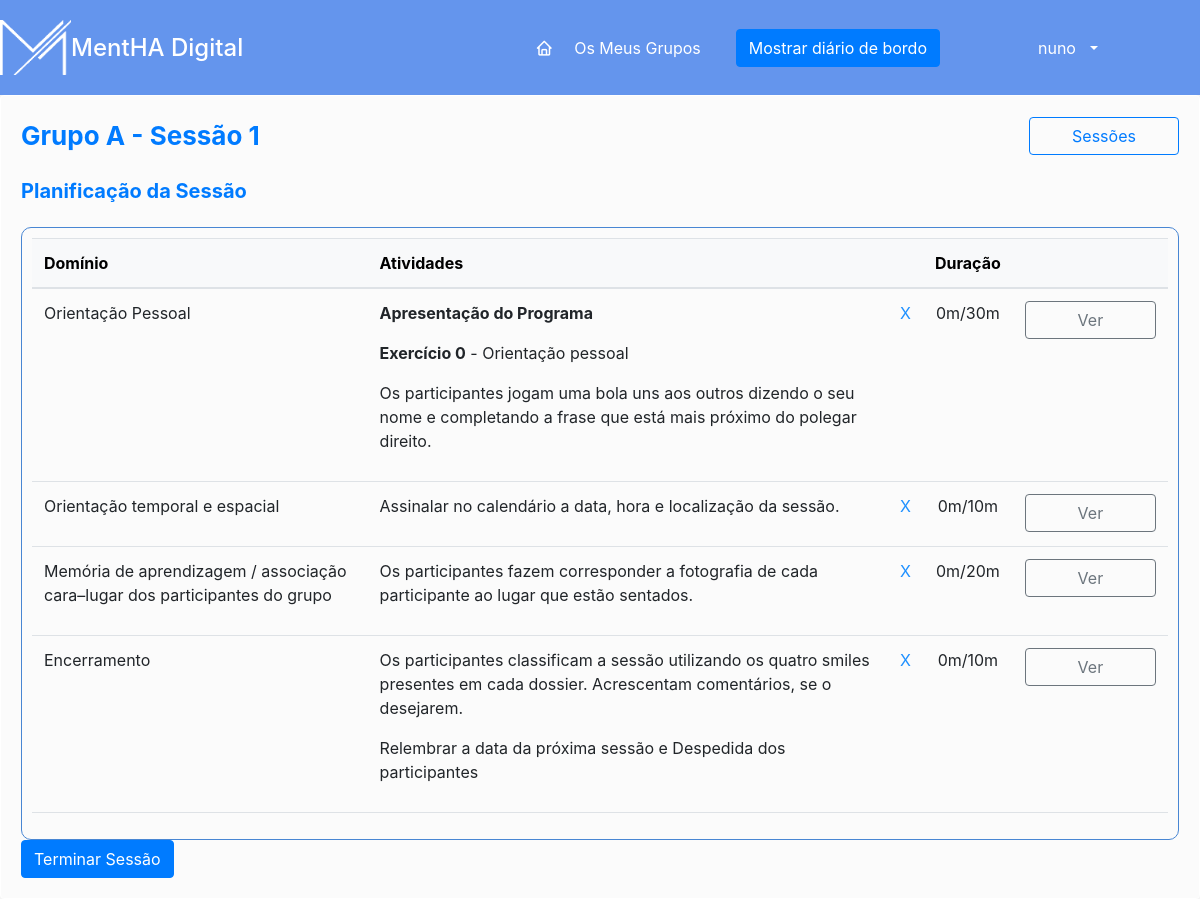
/diario/sessao/98/52 (signed in), run on the app's committed database.
### diario/models.py (models this page shows, shortened)
class SessaoDoGrupo(models.Model):
    PRESENT = 'P'
    ONLINE = 'O'
    MISTO = 'M'
    REGIME = [
        (PRESENT, "Presencial"),
        (ONLINE, "Online"),
        (MISTO, "Misto")
    ]
    PORREALIZAR = 'PR'
    REALIZADO = 'R'
    ESTADO = [
        (PORREALIZAR, "Por realizar"),
        (REALIZADO, "Realizado"),
    ]
    grupo = models.ForeignKey(Grupo, on_delete=models.CASCADE, blank=True)
    regime = models.CharField(max_length=20, choices=REGIME, null=True, blank=True, default=PRESENT)
    estado = models.CharField(max_length=20, choices=ESTADO, null=True, blank=True, default=PORREALIZAR)
    data = models.DateTimeField(null=True)
    inicio = models.DateTimeField(null=True, blank=True)
    fim = models.DateTimeField(null=True, blank=True)
    concluido = models.BooleanField(default=False)
    sessao = models.ForeignKey(Sessao, on_delete=models.CASCADE, blank=True, null=True, related_name='sessoes')
    parte_ativa = models.ForeignKey(Parte_Exercicio, models.CASCADE, blank=True, null=True, related_name='sessoes')

class Grupo(models.Model):
    opEscolaridade = (
        ("0-4", "0-4"),
        ("5-9", "5-9"),
        ("10-12", "10-12"),
        ("12+", "12+")
    )
    opPrograma = (
        ("CARE", "CARE"),
        ("COG", "COG"),
    )
    nome = models.CharField(max_length=20)
    diagnostico = models.ForeignKey(Doenca, on_delete=models.CASCADE, null=True, blank=True)
    localizacao = models.CharField(max_length=20, default="", null=True, blank=True)
    escolaridade = models.CharField(max_length=20, choices=opEscolaridade, default="", blank=True, null=True)
    referenciacao = models.ForeignKey(Reference, on_delete=models.CASCADE, null=True, blank=True)
    nivelGDS = models.IntegerField(default=0)
    programa = models.CharField(max_length=20, choices=opPrograma, default="CARE", blank=True, null=True)
    def __str__(self):
        return f'{self.nome}'

class Sessao(models.Model):
    PRESENT = 'P'
    ONLINE = 'O'
    MISTO = 'M'
    REGIME = [
        (PRESENT, "Presencial"),
        (ONLINE, "Online"),
        (MISTO, "Misto")
    ]
    PORREALIZAR = 'PR'
    REALIZADO = 'R'
    ESTADO = [
        (PORREALIZAR, "Por realizar"),
        (REALIZADO, "Realizado"),
    ]
    opPrograma = (
        ("CARE", "CARE"),
        ("COG", "COG"),
    )
    nome = models.CharField(max_length=100, blank = True)
    numeroSessao = models.IntegerField(null=True, blank=True)
    tema = models.TextField(max_length=1000, null=True, blank=True)
    dinamizadores = models.CharField(max_length=1000, null=True, blank=True)
    componentes = models.CharField(max_length=1000, null=True, blank=True)
    instrumentoAvaliacao = models.TextField(max_length=1000, null=True, blank=True)
    programa = models.CharField(max_length=20, choices=opPrograma, default="CARE", blank=True, null=True)

class ParteGrupo(models.Model):
    sessaoGrupo = models.ForeignKey(SessaoDoGrupo, on_delete=models.CASCADE, blank=True, related_name='parteGrupos')
    parte = models.ForeignKey(Parte, on_delete=models.CASCADE, default = None, blank=True, null=True, related_name='partesGrupos')
    exercicio = models.ForeignKey(Exercicio, on_delete=models.CASCADE, default = None, blank=True, null = True, related_name='partesGrupos')
    inicio = models.DateTimeField(null=True, blank=True)
    fim = models.DateTimeField(null=True, blank=True)
    concluido = models.BooleanField(default=False)
    @property
    def duracao(self):
        if self.fim != None and self.inicio != None:
            return (self.fim - self.inicio).seconds
        elif self.fim == None and self.inicio != None:
            return (datetime.utcnow() - self.inicio).seconds
        else:
            return '-'
    @property
    def duracao_em_horas_minutos(self):
        if self.fim != None and self.inicio != None:
            seconds =  (self.fim - self.inicio).seconds
        elif self.fim == None and self.inicio != None:
            seconds = (datetime.utcnow() - self.inicio).seconds
        else:
            seconds =  0
        h = math.floor(seconds / 3600)
        m = math.floor(seconds % 3600 / 60)
        s = math.floor(seconds % 3600 % 60)
        hDisplay = ""
        if h > 0:
            hDisplay = str(h) + "h"
        mDisplay = "0m"
        if m > 0:
            mDisplay = str(m) + "m"
        return hDisplay + mDisplay

class Exercicio(models.Model):
    sessao = models.ManyToManyField(Sessao, default = None ,blank = True, related_name='exercicios')
    dominio = models.CharField(max_length=100, default = '')
    numero = models.IntegerField(default=0)
    duracao = models.CharField(max_length=10, null=True, blank=True)
    descricao = models.TextField(max_length=1000, null=True, blank=True)
    material = models.TextField(max_length=1000, null=True, blank=True)
    instrucao = models.TextField(max_length=2000, null=True, blank=True)
    instrucao_participante = models.TextField(max_length=2000, null=True, blank=True)
    partes_do_exercicio = models.ManyToManyField(Parte_Exercicio, blank = True, related_name='exercicios')

### diario/decorators.py (the view)
        def wrapper(request, *args, **kwargs):
            if request.user.groups.filter(name__in=groups).exists() or 'Todos' in groups:
                return function(request, *args, **kwargs)
            else:
                raise Http404

### diario/templates/diario/sessao.html (shortened to what this page needs)
{% extends 'diario/base.html' %}
{% load markdownify %}
{% load static %}
{% block head %}
    <link href="{% static 'diario/diario_de_bordo.css' %}" rel="stylesheet">
{% endblock %}
{% block menu %}
    <button onclick="mostraDiarioBordo()" class="btn btn-primary">
        Mostrar diário de bordo
    </button>
{% endblock %}
{% block main %}
{% load markdownify %}
<div class="card esquerda" style="width:100%; border-color:white;">
    <div class="card-body">
        <div id="exercicio" data-estado="{{estado}}">
            <div class="titulo">
                <p class="text-primary m-0 fw-bold">
                    {{sessaoGrupo.grupo}} - Sessão {{ sessaoGrupo.sessao.numeroSessao}}{% if sessaoGrupo.grupo.programa == "CARE"%}: {{ sessaoGrupo.sessao.nome }}{% endif %}
                </p>
                <div>
                    <form action="{% url 'diario:group_sessions' sessaoGrupo.grupo.id %}">
                        <button type="submit" class="btn btn-outline-primary" style="width: 150px">
                            Sessões
                        </button>
                    </form>
                </div>
            </div>
            <br>
            <h5 class="text-primary m-0 fw-bold">
                Planificação da Sessão </h5>
            <br>
            <div style=" border: 1px solid #4886d3; padding:10px;border-radius:10px; ">
                <table class="table table-hover ee">
                    <thead class="table-light">
                    <tr>
                        {% if sessaoGrupo.grupo.programa ==  'CARE' %}
                            <th scope="col">Fase</th>
                            <th scope="col">Objetivo</th>
                        {% elif sessaoGrupo.grupo.programa ==  'COG'%}
                            <th scope="col">Domínio</th>
                            <th scope="col">Atividades</th>
                        {% endif %}
                        <th></th>
                        <th scope="col">Duração</th>
                        <th scope="col"></th>
                    </tr>
                    </thead>
                    <tbody class="table-group-divider">
                    {% for parte_do_grupo in partesGrupo %}
                    <tr>
                        {% if sessaoGrupo.grupo.programa == "CARE" %}
                            <td>
                                {% if parte_do_grupo.parte.fase == 'I' %}
                                Inicial
                                {% endif %}
                                {% if parte_do_grupo.parte.fase == 'D' %}
                                Desenvolvimento
                                {% endif %}
                                {% if parte_do_grupo.parte.fase == 'F' %}
                                Final
                                {% endif %}
                            </td>
                            <td>
                                {{ parte_do_grupo.parte.objetivo }}
                            </td>
                        {% elif sessaoGrupo.grupo.programa == "COG" %}
                        <td>
                            {{ parte_do_grupo.exercicio.dominio }}
                        </td>
                        <td>
                            {{ parte_do_grupo.exercicio.descricao | markdownify}}
                        </td>
                        {% endif %}
                        <td style="color:dodgerblue">
                            {% if parte_do_grupo.concluido == True %}
                            ✔
                            {% else %}
                            X
                            {% endif %}
                        </td>
                        <td style="text-align:center">
                            {% if parte_do_grupo.duracao != None %}
                                {% if sessaoGrupo.grupo.programa == "CARE" %}
                                    {{ parte_do_grupo.duracao_em_horas_minutos }}/{{ parte_do_grupo.parte.duracao }}m
                                {% elif sessaoGrupo.grupo.programa == "COG"%}
                                {{ parte_do_grupo.duracao_em_horas_minutos }}/{{ parte_do_grupo.exercicio.duracao }}m
                                {% endif %}
                            {% endif %}
                        </td>
                        <td>
                            {% if parte_do_grupo.inicio == None and pode_iniciar %}
                                {% if parte_do_grupo.parte.id == proxima_parte or parte_do_grupo.exercicio.id == proxima_parte %}
                                    <button type="button" class="btn btn-outline-primary iniciar btn-sessao"
                                        {% if sessaoGrupo.grupo.programa == "CARE" %}
                                            data-parte="{{parte_do_grupo.parte.id}}/{{sessaoGrupo.id}}/iniciar/{{proxima_parte}}">
                                        {% elif sessaoGrupo.grupo.programa == "COG"%}
                                            data-parte="{{parte_do_grupo.exercicio.id}}/{{sessaoGrupo.id}}/iniciar/{{proxima_parte}}">
                                        {% endif %}
                                        Iniciar
                                    </button>
                                {% endif %}
                            {% else %}
                            <button type="button" class="btn btn-outline-secondary ver btn-sessao"
                                {% if sessaoGrupo.grupo.programa == "CARE" %}
                                    data-parte="{{parte_do_grupo.parte.id}}/{{sessaoGrupo.id}}/ver/{{proxima_parte}}">
                                {% elif sessaoGrupo.grupo.programa == "COG" %}
                                    data-parte="{{parte_do_grupo.exercicio.id}}/{{sessaoGrupo.id}}/ver/{{proxima_parte}}">
                                {% endif %}
                                Ver
                            </button>
                            {% endif %}
                        </td>
                    </tr>
                    {% endfor %}
                    </tbody>
                </table>
            </div>
        </div>
        <div class="flex-buttons">
            <form action="{% url 'diario:finalizar_sessao' grupo.id sessaoGrupo.id %}" method="POST">
                <button class="btn btn-primary">Terminar Sessão</button>
            </form>
        </div>
    </div>
</div>
{% endblock %}

### diario/templates/diario/base.html (shortened to what this page needs)
<!DOCTYPE html>
{% load static %}
<html lang="pt">
<head>
    <link href="https://cdn.jsdelivr.net/npm/bootstrap@5.2.0/dist/css/bootstrap.min.css" rel="stylesheet"
>
    <link href='https://unpkg.com/boxicons@2.0.7/css/boxicons.min.css' rel='stylesheet'>
    <link rel="stylesheet" href="https://cdn.jsdelivr.net/npm/bootstrap@4.0.0/dist/css/bootstrap.min.css">
    <link href="{% static 'diario/style.css'%}?{% now 'U' %}" rel="stylesheet">
    {% block head %} {% endblock %}
</head>
<body id="layout">
    <div class="sidebar">
        <div class="logo-details">
            <img src="{% static 'diario/img/mentha-logo.png' %}" alt=""
                 style="width:20%;">
            <span class="logo_name">MentHA Digital</span>
        </div>
            <div class="nav-links max-left">
                <a href="{% url 'diario:dashboard_Care' %}" class="active">
                    <i class="bx bx-home"></i>
                    <span class="links_name">Os Meus Grupos</span>
                </a>
            </div>
            <div class="nav-links">
                {% block menu %}{% endblock %}
            </div>
            <div class="profile-details nav-links">
                    <a class="nav-link dropdown-toggle" href="#" role="button" data-bs-toggle="dropdown"
                    aria-expanded="false">
                        <span class="admin_name">{{ request.user }}</span>
                    </a>
            </div>
    </div>
    <div id="content">
        {% block main %}
        {% endblock main %}
    </div>
</body>
</html>

### diario/static/diario/style.css (style rules this page uses)
#layout { background-color: rgba(0, 0, 0, 0.04); }
.card { background-color: rgba(255, 255, 255, 0.65); }
.flex-buttons { display: flex; flex-direction: row; flex-wrap: nowrap; align-content: stretch; justify-content: space-between; align-items: flex-end; width: 100%; }
#content { display:flex; flex-direction: row; align-items: flex-start; justify-content: center; }
#layout { display: grid; grid-template-columns: 1fr; grid-template-rows: 95px 1fr; }
.sidebar { display: flex; flex-direction: row; height: 100%; background: cornflowerblue; transition: all 0.5s ease; align-items: center; gap: 35px; }
.nav-links { color: white; }
.sidebar .nav-links a { height: 100%; width: 100%; display: flex; align-items: center; text-decoration: none; transition: all 0.4s ease; }
.sidebar .nav-links i { min-width: 60px; text-align: center; font-size: 18px; }
.sidebar .logo-details { height: 80px; display: flex; align-items: center; }
.profile-details { display: flex; align-items: center; border-radius: 6px; height: 50px; min-width: 190px; padding: 0 15px 0 2px; }
.profile-details .admin_name { margin: 0 10px; white-space: nowrap; }
.sidebar a:link, .sidebar a:visited { color: white; background-color: transparent; text-decoration: none; }
.max-left { margin-left: auto; }
.sidebar .logo-details .logo_name { color: #fff; font-size: 24px; font-weight: 500; }
body { height: 100vh; }
.titulo { display: flex; flex-direction: row; justify-content: space-between; align-items: center; padding-right: calc(var(--bs-gutter-x) * .5); padding-left: calc(var(--bs-gutter-x) * .5); }
.btn-sessao { width:13ch; }
.titulo p { font-size: 26px }

### diario/static/diario/diario_de_bordo.css (style rules this page uses)
#diario-de-bordo #exercicio td, #exercicio th { text-align:left; }

### data on the page
SessaoDoGrupo: grupo "Grupo A", sessao.numeroSessao "1"
ParteGrupo: exercicio.dominio "Orientação Pessoal", exercicio.descricao "Apresentação do Programa Exercício 0 - Orientação pessoal Os participantes jogam uma bola uns aos outros dizendo o seu nome e completando a frase que está mais próximo do polegar direito.", concluido "X", duracao_em_horas_minutos "0m", exercicio.duracao "30"
ParteGrupo: exercicio.dominio "Orientação temporal e espacial", exercicio.descricao "Assinalar no calendário a data, hora e localização da sessão.", concluido "X", duracao_em_horas_minutos "0m", exercicio.duracao "10"
ParteGrupo: exercicio.dominio "Memória de aprendizagem / associação cara–lugar dos participantes do grupo", exercicio.descricao "Os participantes fazem corresponder a fotografia de cada participante ao lugar que estão sentados.", concluido "X", duracao_em_horas_minutos "0m", exercicio.duracao "20"
ParteGrupo: exercicio.dominio "Encerramento", exercicio.descricao "Os participantes classificam a sessão utilizando os quatro smiles presentes em cada dossier. Acrescentam comentários, se o desejarem. Relembrar a data da próxima sessão e Despedida dos participantes", concluido "X", duracao_em_horas_minutos "0m", exercicio.duracao "10"

### other printed values
{{ request.user }} "nuno"
